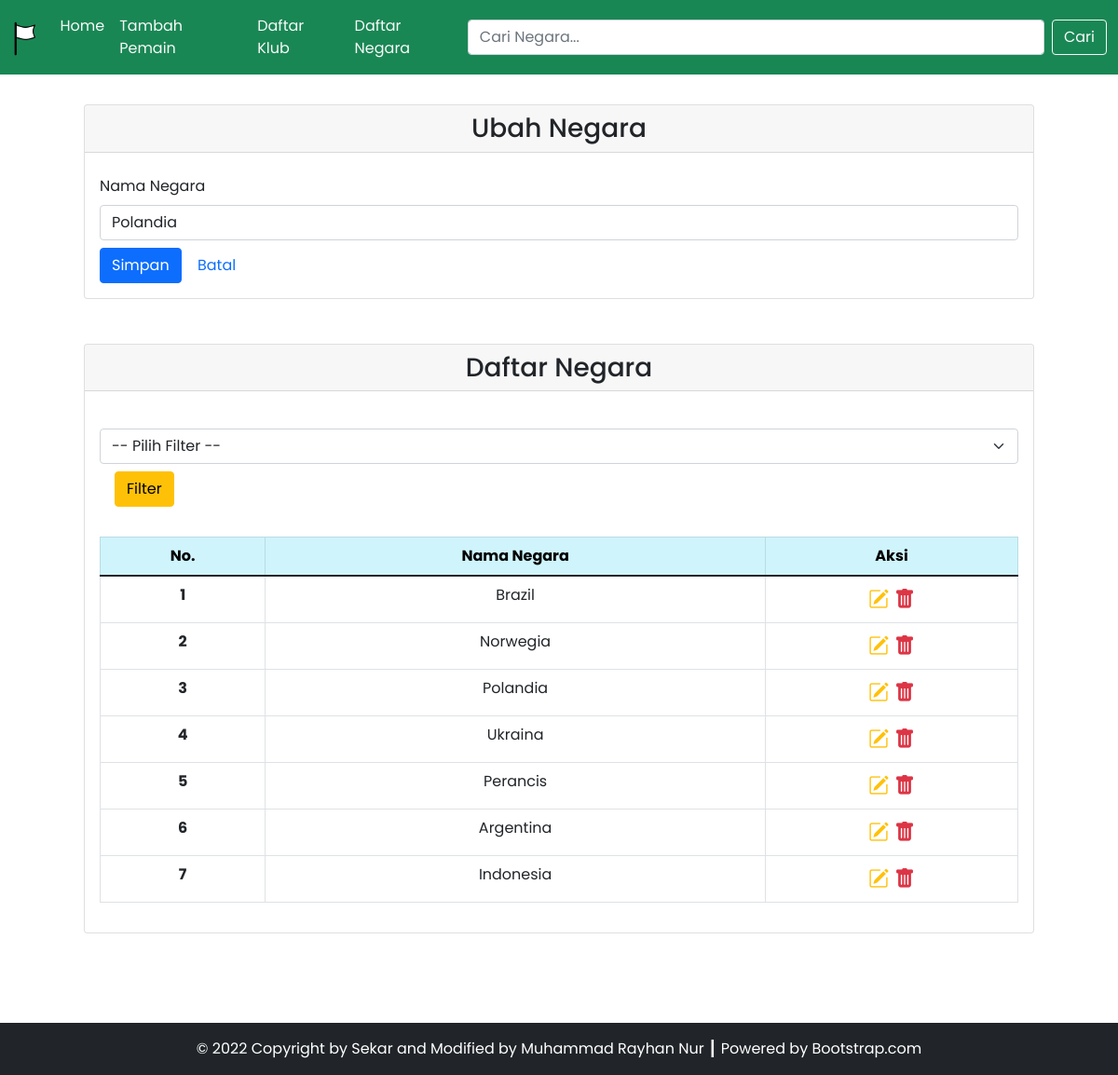
Screenshot of /source_code/negara.php?id=3 with the database file from the repository.
### tables this page shows
CREATE TABLE `negara` (
  `id_negara` int(11) NOT NULL,
  `nama_negara` varchar(255) NOT NULL
);

### source_code/config/db.php (called while the page is built)
<?php
$DB_HOST = "localhost";
$DB_USERNAME = "root";
$DB_PASSWORD = "";
$DB_NAME = "db_football_tp3";

### source_code/classes/DB.php (called while the page is built, shortened)
<?php
include('config/db.php');
class DB
{
    private $hostname;
    private $username;
    private $password;
    private $dbname;
    private $conn;
    private $result;
    function __construct($hostname, $username, $password, $dbname)
    {
        $this->hostname = $hostname;
        $this->username = $username;
        $this->password = $password;
        $this->dbname = $dbname;
    }
    function open()
    {
        $this->conn = mysqli_connect($this->hostname, $this->username, $this->password, $this->dbname);
    }
    function execute($query)
    {
        $this->result = mysqli_query($this->conn, $query);
    }
    function getResult()
    {
        return mysqli_fetch_array($this->result);
    }
}

### source_code/classes/Negara.php (called while the page is built, shortened)
<?php
include('config/db.php');
class Negara extends DB
{
    function getNegara()
    {
        $query = "SELECT * FROM negara";
        return $this->execute($query);
    }
    function getNegaraById($id)
    {
        $query = "SELECT * FROM negara WHERE id_negara=$id";
        return $this->execute($query);
    }
}

### source_code/negara.php (the view, shortened to what this page needs)
<?php
include('config/db.php');
include('classes/DB.php');
include('classes/negara.php');
include('classes/Template.php');
$negara = new Negara($DB_HOST, $DB_USERNAME, $DB_PASSWORD, $DB_NAME);
$negara->open();
if (isset($_POST['btn-cari'])) {
    $negara->searchNegara($_POST['cari']);
} else if (isset($_POST['btn-filter'])) {
    $negara->filterNegara($_POST['filter']);
} else {
    $negara->getNegara();
}
$header = '<tr>
<th scope="row">No.</th>
<th scope="row">Nama Negara</th>
<th scope="row">Aksi</th>
</tr>';
$data = null;
$no = 1;
while ($div = $negara->getResult()) {
    $data .= '<tr>
    <th scope="row">' . $no . '</th>
    <td>' . $div['nama_negara'] . '</td>
    <td style="font-size: 22px;">
        <a href="negara.php?id=' . $div['id_negara'] . '" title="Edit Data"><i class="bi bi-pencil-square text-warning"></i></a>&nbsp;<a href="negara.php?hapus=' . $div['id_negara'] . '" title="Delete Data"><i class="bi bi-trash-fill text-danger"></i></a>
        </td>
    </tr>';
    $no++;
}
if (isset($_GET['id'])) {
    $id = $_GET['id'];
    if ($id > 0) {
            $cancelButton = '
    <button type="reset" class="btn btn-default"><a href="negara.php" style="text-decoration: none;">Batal</a></button>
    ';
        $negara->getNegaraById($id);
    }
}

### source_code/classes/Template.php (shortened to what this page needs)
<?php
class Template
{
    var $content = '';
    function __construct($filename = '')
    {
        $this->content = implode('', @file($filename));
    }
    function clear()
    {
        $this->content = preg_replace("/DATA_[A-Z|_|0-9]+/", "", $this->content);
    }
    function write()
    {
        print $this->content;
    }
    function replace($old = "", $new = "")
    {
        if (is_int($new)) {
            $value = sprintf("%d", $new);
        } elseif (is_float($new)) {
            $value = sprintf("%f", $new);
        } elseif (is_array($new)) {
            $value = '';
            foreach ($new as $item) {
                $value .= $item . ' ';
            }
        } else {
            $value = $new;
        }
        $this->content = preg_replace("/$old/", $value, $this->content);
    }
}

### rows the page displays
negara: nama_negara (picture), nama_negara "Polandia"
negara: nama_negara "Brazil"
negara: nama_negara "Norwegia"
negara: nama_negara "Ukraina"
negara: nama_negara "Perancis"
negara: nama_negara "Argentina"
negara: nama_negara "Indonesia"
